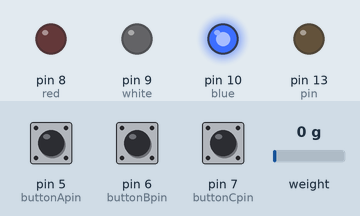
A sketch run on a simulated Arduino Uno, built with avr-gcc and run on an emulated ATmega328P. On the bench: output pins drawn as LEDs (lit = HIGH). The inputs (shaded band) are chosen by the test bench; at power-on: pin 7 (buttonCpin) HIGH, pin 5 (buttonApin) HIGH, pin 6 (buttonBpin) HIGH, weight on the scale 0 g. What the sketch prints to the serial monitor is not drawn.

Above: at 2.2 s.
2.3 s: pin 7 (buttonCpin) pulled LOW for 0.15 s
At 3.3 s:
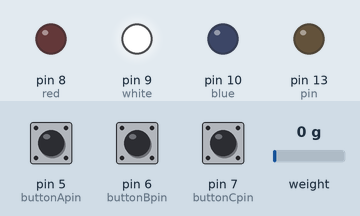
5.4 s: pin 7 (buttonCpin) pulled LOW for 3.2 s
At 13.5 s:
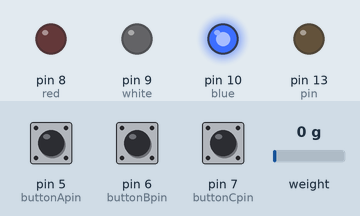
16.4 s: pin 7 (buttonCpin) pulled LOW for 1 s
At 17.7 s:
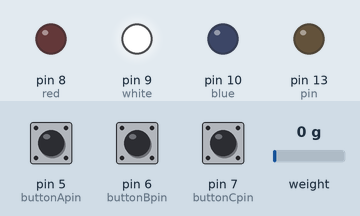
Timing chart, 0 to 23.0 s (numbered marks = the images above; inputs shaded):
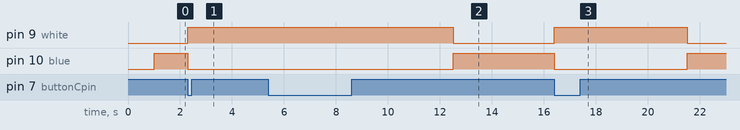

The sketch:

washingmachine2.ino
```cpp
#include "HX711.h" //HX711로드셀 엠프 관련함수 호출
#include <Wire.h>
#include "Timer.h"
#define calibration_factor -7050.0 // 로드셀 스케일 값 선언
#define DOUT  A1 //엠프 데이터 아웃 핀 넘버 선언
#define CLK  A0  //엠프 클락 핀 넘버
HX711 scale(DOUT, CLK); //엠프 핀 선언
int buttonApin = 5; //세탁기2 버튼1
int buttonBpin = 6; //세탁기2 버튼2
int buttonCpin = 7; //세탁기2 버튼3
int red = 8;  //빨간색 LED
int white = 9; //하얀색 LED
int blue = 10; //파란색 LED

int state = 1; //세탁기2 상태 0..고장 1..사용가능 2..사용중
int rg = 0; //세탁기2 예약 0..예약안됨 1..예약 중
Timer t;
int pin = 13; //타이머 설정 핀
int lefttime = 1;  //세탁기2 남은빨래시간 가정
int mode = 0; //세탁기 빨래 모드 0..저 1..중 2..고(가정)

void setup() {
  Serial.begin(9600);  // 시리얼 통신 개방
  scale.set_scale(calibration_factor);  //스케일 지정
  scale.tare();  //스케일 설정
  Serial.println("Readings:");
  pinMode(buttonApin, INPUT_PULLUP);
  pinMode(buttonBpin, INPUT_PULLUP);
  pinMode(buttonCpin, INPUT_PULLUP);
  pinMode(pin,OUTPUT);
  pinMode(red,OUTPUT);
  pinMode(white,OUTPUT);
  pinMode(blue,OUTPUT);
}

void loop() {
  t.update();
  if(state == 0){  //사용불가 빨간LED
    digitalWrite(red,HIGH);
    digitalWrite(white,LOW);
    digitalWrite(blue,LOW);
  }
   if(state == 1){  //사용가능 파란LED
    digitalWrite(red,LOW);
    digitalWrite(white,LOW);
    digitalWrite(blue,HIGH);
  }
   if(state == 2){  //사용중 하양LED
    digitalWrite(red,LOW);
    digitalWrite(white,HIGH);
    digitalWrite(blue,LOW);
  }

  if(state == 2){ //세탁기 사용 후 무게를 재어 사용 가능여부 판단
    delay(5000);
    if(scale.get_units() < (-0.2)){
    }
    else{
      state = 1;
    }
  }

   if (digitalRead(buttonApin) == LOW)
    {
      if(mode == 0){
        Serial.println("세탁모드 저");
      }
     else{
       mode--;//세탁모드 내림
       if(mode == 0){
          Serial.println("세탁모드 저");
        }
         if(mode == 1){
          Serial.println("세탁모드 중");
        }
        if(mode == 2){
         Serial.println("세탁모드 고");
        }
      }
   }
   if (digitalRead(buttonBpin) == LOW)
    {
     if(mode == 2){
      Serial.println("세탁모드 고");
     }
     else{
        mode++;//세탁모드 올림
         if(mode == 0){
         Serial.println("세탁모드 저");
         }
         if(mode == 1){
         Serial.println("세탁모드 중");
         }
         if(mode == 2){
          Serial.println("세탁모드 고");
         }
      }
   }
    if(digitalRead(buttonCpin) == LOW)
   {
     if(state == 0){  //세탁기 고장 상태
        Serial.println("세탁기2 고장");
     }
    if(state == 1){
      state = 2; //사용 시작
      if(state == 2){
       Serial.println("세탁기2 사용 시작");
      }

    }
    else if(state == 2){
      state = 1; //사용 종료
      if(state == 1){
       Serial.println("세탁기2 사용 종료");
      }
    }
  }

}
```

Measured:
- after the input at 2.3 s, pin 9 (white): LOW → HIGH at once; pin 10 (blue): HIGH → LOW at once
- after the input at 5.4 s, pin 9 (white): HIGH → LOW after 7.1 s instead of 2.0 s; pin 10 (blue): LOW → HIGH after 7.1 s instead of 2.0 s
- after the input at 16.4 s, pin 9 (white): LOW → HIGH at once, → LOW 5.1 s later; pin 10 (blue): HIGH → LOW at once, → HIGH 5.1 s later
